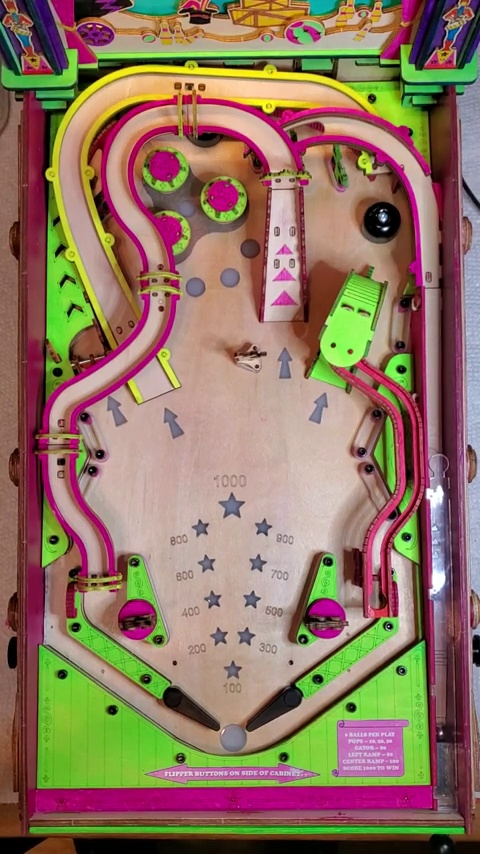
#> input picture Pinball/test1/dataset/images/train/frame_0113.jpg, 480 x 854 px, given in place of the camera
$ python alternative_detection.py
#> lines starting #> are read from the running program, lines starting #| are printed output that depends on the picture; after the words box and inside, x2 and y2 are one past the last pixel; in counts of white or black regions, pixels touching at a corner belong together
#> in demonstrate_multi_method, frame is the input picture: shape (854, 480, 3); mean B, G, R 96.9, 117.2, 143.2
import cv2
import numpy as np
import time
import os

class PinballMultiMethod:
    """
    Class providing multiple methods for pinball detection when the ball is not always visible
    """

    def __init__(self):
        # Default HSV ranges for common pinball colors
        self.color_presets = {
            'SILVER': [np.array([0, 0, 150]), np.array([180, 30, 255])],  # Metallic/silver ball
            'GREEN': [np.array([40, 40, 40]), np.array([80, 255, 255])],  # Green ball
            'ORANGE': [np.array([10, 100, 100]), np.array([25, 255, 255])],  # Orange ball
            'BLUE': [np.array([100, 50, 50]), np.array([130, 255, 255])],  # Blue ball
            'CUSTOM': [np.array([7, 0, 72]), np.array([7, 219, 164])]
        }

        # Default parameters for motion detection
        self.motion_detection_params = {
            'history': 500,
            'var_threshold': 16,
            'detect_shadows': True
        }

        # Default parameters for physical detection
        self.physical_min_area = 100
        self.physical_max_area = 5000
        self.physical_min_circularity = 0.7

    def detect_pinball_by_color(self, frame, color_preset='SILVER', custom_range=None):
        """
        Detect pinball using color thresholding

        Parameters:
        -----------
        frame : numpy.ndarray
            The frame to process
        color_preset : str
            Predefined color preset to use
        custom_range : list
            Custom HSV range as [lower_bound, upper_bound] if provided

        Returns:
        --------
        tuple
            (x, y) coordinates of the pinball, or None if not found
        """
#> called with color_preset = 'SILVER'
        # Convert to HSV
        hsv_frame = cv2.cvtColor(frame, cv2.COLOR_BGR2HSV)
#> hsv_frame: shape (854, 480, 3); mean H, S, V 59.4, 125.9, 156.5

        # Use custom range if provided, otherwise use preset
        if custom_range is not None:
            lower_bound, upper_bound = custom_range
        else:
            if color_preset not in self.color_presets:
                print(f"Warning: '{color_preset}' not found in presets. Using SILVER instead.")
                color_preset = 'SILVER'

            lower_bound, upper_bound = self.color_presets[color_preset]

        # Create mask and filter
        mask = cv2.inRange(hsv_frame, lower_bound, upper_bound)
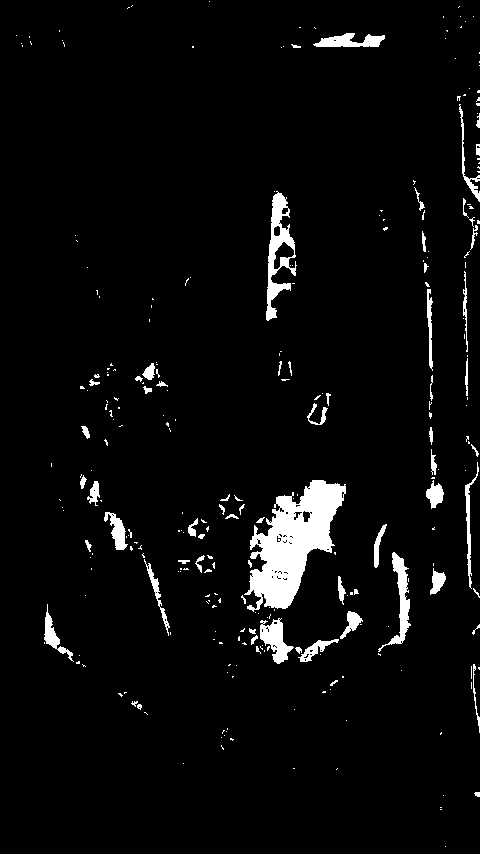
#> mask: shape (854, 480); 4.2% white; 280 white regions (217 under 20 px), largest, box (x1, y1, x2, y2) and area: (244, 480, 346, 612) 6577, (266, 191, 297, 321) 1555, (378, 552, 411, 652) 875

        # Apply morphological operations to reduce noise
        kernel = np.ones((3, 3), np.uint8)
        mask = cv2.morphologyEx(mask, cv2.MORPH_OPEN, kernel)
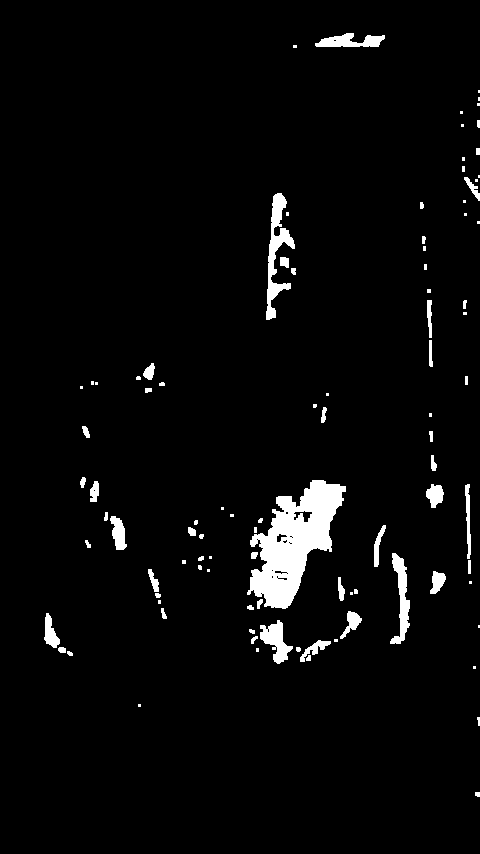
#> mask: shape (854, 480); 3.5% white; 97 white regions (42 under 20 px), largest, box (x1, y1, x2, y2) and area: (247, 480, 346, 609) 6278, (266, 193, 295, 320) 1325, (390, 553, 410, 644) 816
        mask = cv2.morphologyEx(mask, cv2.MORPH_CLOSE, kernel)
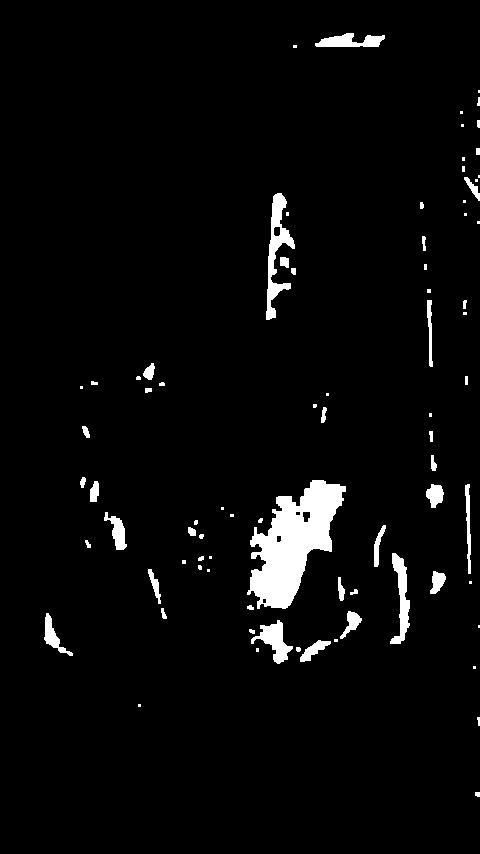
#> mask: shape (854, 480); 3.6% white; 81 white regions (33 under 20 px)

        # Find contours
        contours, _ = cv2.findContours(mask, cv2.RETR_EXTERNAL, cv2.CHAIN_APPROX_SIMPLE)
#> contours = 81 contours, 51 with area under 20; largest, box (x1, y1, x2, y2) and area: (247, 480, 346, 609) 6381, (266, 193, 295, 320) 1227, (390, 553, 410, 644) 718, (251, 620, 293, 664) 680, (315, 33, 385, 47) 544

        # Filter contours by area and circularity
        for contour in contours:
            area = cv2.contourArea(contour)

            if self.physical_min_area < area < self.physical_max_area:
                # Check circularity
                perimeter = cv2.arcLength(contour, True)
                if perimeter == 0:
                    continue

                circularity = 4 * np.pi * area / (perimeter * perimeter)

                if circularity > self.physical_min_circularity:
                    # Get center of the contour
                    M = cv2.moments(contour)
                    if M["m00"] != 0:
                        cx = int(M["m10"] / M["m00"])
                        cy = int(M["m01"] / M["m00"])
                        return (cx, cy)
#> this loop made 81 passes
#> (area, perimeter, circularity) on passes 7, 11, 12, 13, 19, 21, 26, 30: (245, 89.11, 0.388), (680, 170.6, 0.294), (326, 124.4, 0.265), (216, 83.6, 0.388), (203, 65.46, 0.595), (135, 84.63, 0.237), (718, 225.7, 0.177), (160.5, 94.04, 0.228)

        return None

    def setup_motion_detector(self):
        """
        Set up the background subtraction motion detector
        """
        return cv2.createBackgroundSubtractorMOG2(
            history=self.motion_detection_params['history'],
            varThreshold=self.motion_detection_params['var_threshold'],
            detectShadows=self.motion_detection_params['detect_shadows']
        )

    def detect_pinball_by_motion(self, frame, bg_subtractor, prev_frame=None):
        """
        Detect pinball using motion detection

        Parameters:
        -----------
        frame : numpy.ndarray
            The current frame
        bg_subtractor : cv2.BackgroundSubtractor
            Background subtraction object
        prev_frame : numpy.ndarray, optional
            Previous frame for frame differencing

        Returns:
        --------
        tuple
            (x, y) coordinates of the pinball, or None if not found
        """
        # Apply background subtraction
        fg_mask = bg_subtractor.apply(frame)
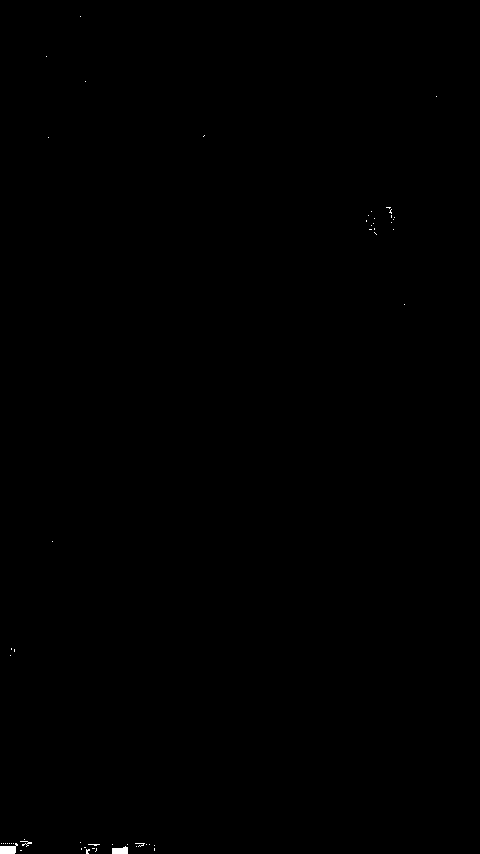
#> fg_mask: shape (854, 480); values 127 (black) and 255 (white), 0.1% white; 54 white regions (51 under 20 px), largest, box (x1, y1, x2, y2) and area: (0, 843, 18, 854) 134, (112, 846, 128, 854) 102, (20, 841, 32, 847) 27

        # Apply thresholding
        _, thresh = cv2.threshold(fg_mask, 200, 255, cv2.THRESH_BINARY)

        # Apply morphological operations
        kernel = np.ones((3, 3), np.uint8)
        thresh = cv2.morphologyEx(thresh, cv2.MORPH_OPEN, kernel)
#> thresh: shape (854, 480); 0.06% white; 2 white regions

        # Find contours
        contours, _ = cv2.findContours(thresh, cv2.RETR_EXTERNAL, cv2.CHAIN_APPROX_SIMPLE)
#> contours = 2 contours; box (x1, y1, x2, y2) and area: (0, 846, 16, 854) 104, (112, 847, 128, 854) 80
        all_contours = list(contours)  # Convert tuple to list so we can extend it
#> all_contours has the same summary as contours

        # If we also have a previous frame, do frame differencing
        if prev_frame is not None:
            # Convert to grayscale
            prev_gray = cv2.cvtColor(prev_frame, cv2.COLOR_BGR2GRAY)
            curr_gray = cv2.cvtColor(frame, cv2.COLOR_BGR2GRAY)

            # Compute the absolute difference
            frame_diff = cv2.absdiff(prev_gray, curr_gray)

            # Apply thresholding
            _, diff_thresh = cv2.threshold(frame_diff, 25, 255, cv2.THRESH_BINARY)

            # Find contours in the difference image
            diff_contours, _ = cv2.findContours(diff_thresh, cv2.RETR_EXTERNAL, cv2.CHAIN_APPROX_SIMPLE)

            # Add contours from frame differencing to our list
            all_contours.extend(diff_contours)

        # Filter contours by area and shape
        for contour in all_contours:
            area = cv2.contourArea(contour)

            if self.physical_min_area < area < self.physical_max_area:
                # Check if it's reasonably circular
                perimeter = cv2.arcLength(contour, True)
                if perimeter == 0:
                    continue

                circularity = 4 * np.pi * area / (perimeter * perimeter)

                if circularity > self.physical_min_circularity:
                    # Get center of the contour
                    M = cv2.moments(contour)
                    if M["m00"] != 0:
                        cx = int(M["m10"] / M["m00"])
                        cy = int(M["m01"] / M["m00"])
                        return (cx, cy)
#> this loop made 2 passes
#> (area, perimeter, circularity) on pass 2: (104.5, 43.41, 0.697)

        return None

    # [54 lines left out: functions detect_pinball_by_template, create_pinball_template, not called in this run]

    def detect_pinball_multi_method(self, frame, prev_frame=None, bg_subtractor=None,
                                  color_preset='SILVER', custom_range=None, template=None):
        """
        Detect pinball using multiple methods

        Parameters:
        -----------
        frame : numpy.ndarray
            The frame to process
        prev_frame : numpy.ndarray, optional
            Previous frame for motion detection
        bg_subtractor : cv2.BackgroundSubtractor, optional
            Background subtraction object
        color_preset : str
            Predefined color preset to use
        custom_range : list
            Custom HSV range as [lower_bound, upper_bound] if provided
        template : numpy.ndarray, optional
            Template image of the pinball

        Returns:
        --------
        tuple
            (x, y) coordinates of the pinball, or None if not found
        dict
            Method used for detection and confidence
        """
        results = {}

        # Try color detection
        color_result = self.detect_pinball_by_color(frame, color_preset, custom_range)
        if color_result is not None:
            results['color'] = color_result

        # Try motion detection if applicable
        if bg_subtractor is not None:
            motion_result = self.detect_pinball_by_motion(frame, bg_subtractor, prev_frame)
            if motion_result is not None:
                results['motion'] = motion_result

        # Try template matching if applicable
        if template is not None:
            template_result = self.detect_pinball_by_template(frame, template)
            if template_result is not None:
                results['template'] = template_result

        # If no results, return None
        if not results:
            return None, {'method': None, 'confidence': 0}

        # If only one method succeeded, return that result
        if len(results) == 1:
            method = next(iter(results))
            return results[method], {'method': method, 'confidence': 1.0}

        # If multiple methods succeeded, return the average position
        x_sum = sum(pos[0] for pos in results.values())
        y_sum = sum(pos[1] for pos in results.values())
        avg_pos = (int(x_sum / len(results)), int(y_sum / len(results)))

        return avg_pos, {'method': 'combined', 'confidence': len(results) / 3}


def demonstrate_multi_method(video_path=None, camera_id=0):
    """
    Demonstrate the multi-method detection

    Parameters:
    -----------
    video_path : str, optional
        Path to video file, or None to use camera
    camera_id : int
        Camera ID to use if video_path is None
    """
    # Open video source
    if video_path:
        cap = cv2.VideoCapture(video_path)
        print(f"Opening video file: {video_path}")
    else:
        cap = cv2.VideoCapture(camera_id)
        print(f"Opening camera: {camera_id}")

    if not cap.isOpened():
        print("Error: Cannot open video source")
        return

    # Create detector
    detector = PinballMultiMethod()

    # Set up background subtractor
    bg_subtractor = detector.setup_motion_detector()

    # Variables
    template = None
    template_roi = None
    prev_frame = None
    color_preset = 'SILVER'
    custom_range = None

    print("\nInstructions:")
    print("- Press 'p' to pause/unpause the video")
    print("- When paused, press 't' to select a template for template matching")
    print("- Press 'c' to cycle through color presets (SILVER, GREEN, ORANGE, BLUE)")
    print("- Press 'q' to quit")

    paused = False
    frame_count = 0

    while True:
        if not paused:
            ret, frame = cap.read()
            if not ret:
                print("End of video or camera disconnected")
                break
            frame_count += 1

        # Detect pinball using multiple methods
        position, info = detector.detect_pinball_multi_method(
            frame, prev_frame, bg_subtractor,
            color_preset, custom_range, template
        )
#> info = 2 items

        # Create a copy for display
        display_frame = frame.copy()

        # Draw detection results
        if position is not None:
            # Draw a circle at the position
            cv2.circle(display_frame, position, 15, (0, 255, 0), 2)

            # Add text for method and confidence
            cv2.putText(display_frame, f"Method: {info['method']}", (10, 30),
                       cv2.FONT_HERSHEY_SIMPLEX, 0.8, (0, 255, 0), 2)
            cv2.putText(display_frame, f"Confidence: {info['confidence']:.2f}", (10, 60),
                       cv2.FONT_HERSHEY_SIMPLEX, 0.8, (0, 255, 0), 2)
        else:
            cv2.putText(display_frame, "No pinball detected", (10, 30),
                       cv2.FONT_HERSHEY_SIMPLEX, 0.8, (0, 0, 255), 2)

        # Draw status information
        cv2.putText(display_frame, f"Status: {'PAUSED' if paused else 'PLAYING'}", (10, 90),
                   cv2.FONT_HERSHEY_SIMPLEX, 0.8, (0, 0, 255), 2)
        cv2.putText(display_frame, f"Color Preset: {color_preset}", (10, 120),
                   cv2.FONT_HERSHEY_SIMPLEX, 0.8, (0, 0, 255), 2)
        cv2.putText(display_frame, f"Template: {'Yes' if template is not None else 'No'}", (10, 150),
                   cv2.FONT_HERSHEY_SIMPLEX, 0.8, (0, 0, 255), 2)
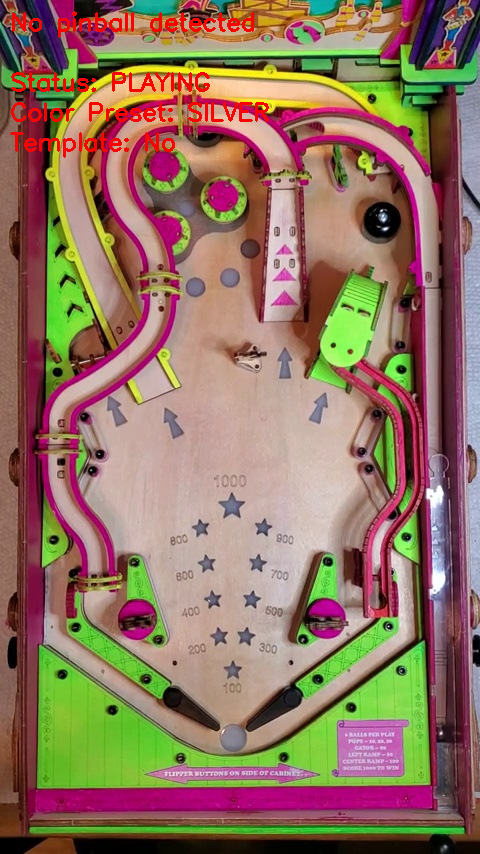
#> display_frame: shape (854, 480, 3); mean B, G, R 95.7, 115.5, 144.7

        # If we have a template ROI, draw it
        if template_roi is not None:
            x, y, w, h = template_roi
            cv2.rectangle(display_frame, (x, y), (x+w, y+h), (255, 0, 0), 2)

        # Show the frame
        cv2.imshow('Multi-Method Pinball Detection', display_frame)

        # Store previous frame for motion detection
        if not paused:
            prev_frame = frame.copy()

        # Handle key presses
        key = cv2.waitKey(1) & 0xFF
#> (key q is pressed here)
        if key == ord('q'):
            break
        elif key == ord('p'):  # Pause/unpause
            paused = not paused
            print(f"Video {'paused' if paused else 'resumed'}")
        elif key == ord('t') and paused:  # Select template
            print("Select ROI for template matching")
            template_roi = cv2.selectROI("Select Pinball Template", frame, fromCenter=False, showCrosshair=True)
            cv2.destroyWindow("Select Pinball Template")

            if template_roi[2] > 0 and template_roi[3] > 0:  # If ROI has non-zero width and height
                template = detector.create_pinball_template(frame, template_roi)
                print(f"Template created: {template.shape}")
            else:
                template = None
                template_roi = None
                print("Template selection cancelled")
        elif key == ord('c'):  # Cycle through color presets
            presets = list(detector.color_presets.keys())
            current_index = presets.index(color_preset)
            color_preset = presets[(current_index + 1) % len(presets)]
            print(f"Switched to color preset: {color_preset}")

    # Release resources
    cap.release()
    cv2.destroyAllWindows()


if __name__ == "__main__":
    import argparse

    parser = argparse.ArgumentParser(description='Multi-Method Pinball Detection Demo')
    parser.add_argument('--video', type=str, help='Path to video file (optional)')
    parser.add_argument('--camera', type=int, default=0, help='Camera ID to use if no video file is provided')

    args = parser.parse_args()

    demonstrate_multi_method(args.video, args.camera)

$ run again, on Pinball/test1/dataset/images/train/frame_0149.jpg
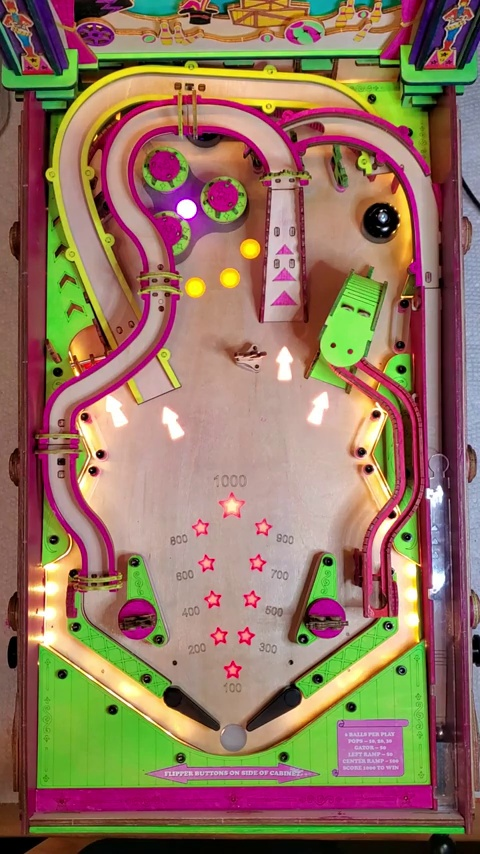
#> input picture Pinball/test1/dataset/images/train/frame_0149.jpg, 480 x 854 px, given in place of the camera
#> in demonstrate_multi_method, frame is the input picture: shape (854, 480, 3); mean B, G, R 95.5, 117, 146.4
#> hsv_frame: shape (854, 480, 3); mean H, S, V 59.5, 129.9, 159.3
#> in detect_pinball_by_color, `mask = cv2.morphologyEx(mask, cv2.MORPH_CLOSE, kernel)`:
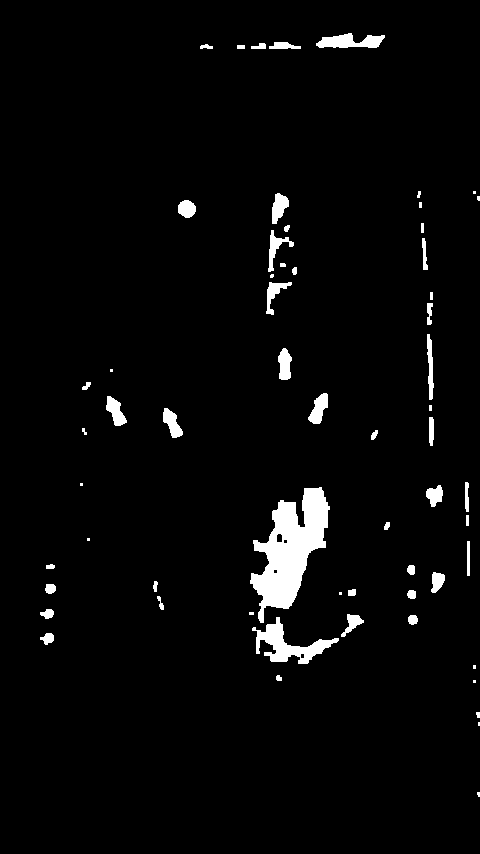
#> mask: shape (854, 480); 3.2% white; 61 white regions (14 under 20 px)
#> in detect_pinball_by_color, `contours, _ = cv2.findContours(mask, cv2.RETR_EXTERNAL, cv2.CHAIN_APPR..`: contours = 61 contours, 20 with area under 20; largest, box (x1, y1, x2, y2) and area: (250, 487, 330, 623) 5096, (252, 617, 339, 664) 1268, (316, 33, 385, 48) 588, (308, 393, 328, 424) 322, (106, 396, 127, 426) 306
#> the loop in detect_pinball_by_color, `for contour in contours:` made 52 passes
#> (area, perimeter, circularity, cx, cy) on pass 52: (224.5, 56.87, 0.872, 186, 208)
#> color_result = (186, 208)
#> fg_mask: shape (854, 480); values 127 (black) and 255 (white), 0.07% white; 53 white regions (51 under 20 px), largest, box (x1, y1, x2, y2) and area: (0, 846, 16, 854) 97, (18, 839, 35, 847) 48
#> in detect_pinball_by_motion, `contours, _ = cv2.findContours(thresh, cv2.RETR_EXTERNAL, cv2.CHAIN_AP..`: contours = 2 contours, 1 with area under 20; largest, box (x1, y1, x2, y2) and area: (0, 848, 16, 854) 74
#> all_contours has the same summary as contours
#> the loop in detect_pinball_by_motion, `for contour in all_contours:` made 2 passes
#> area on pass 1: 74.5
#> method = 'color'
#> position = (186, 208); info = {'method': 'color', 'confidence': 1}
#> in demonstrate_multi_method, `cv2.putText(display_frame, f"Template: {'Yes' if template is not None ..`:
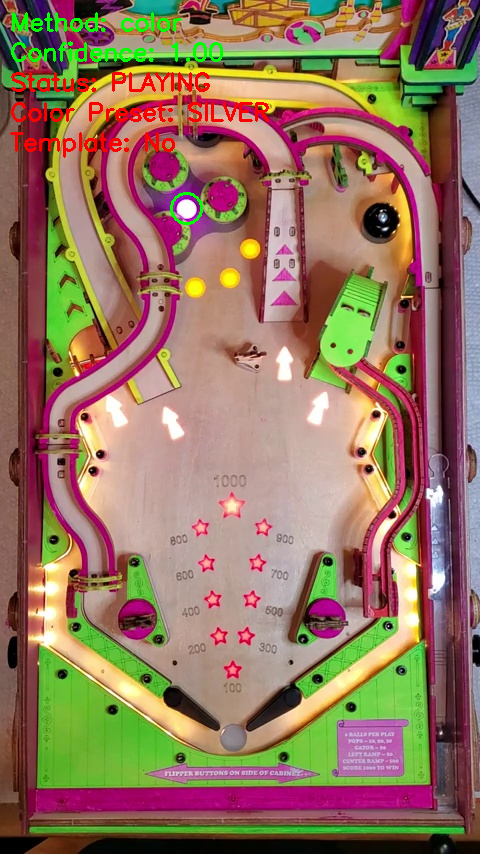
#> display_frame: shape (854, 480, 3); mean B, G, R 94.1, 116.8, 146.7
